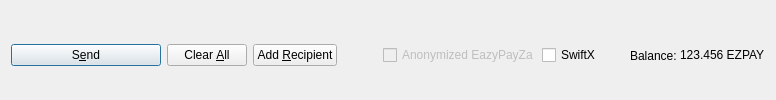
         <widget class="QFrame" name="frame_Send">
          <layout class="QHBoxLayout" name="horizontalLayout">
           <property name="bottomMargin">
            <number>0</number>
           </property>
           <item>
            <widget class="QPushButton" name="sendButton">
             <property name="minimumSize">
              <size>
               <width>150</width>
               <height>0</height>
              </size>
             </property>
             <property name="toolTip">
              <string>Confirm the send action</string>
             </property>
             <property name="text">
              <string>S&amp;end</string>
             </property>
             <property name="autoDefault">
              <bool>false</bool>
             </property>
             <property name="default">
              <bool>true</bool>
             </property>
            </widget>
           </item>
           <item>
            <widget class="QPushButton" name="clearButton">
             <property name="sizePolicy">
              <sizepolicy hsizetype="Minimum" vsizetype="Fixed">
               <horstretch>0</horstretch>
               <verstretch>0</verstretch>
              </sizepolicy>
             </property>
             <property name="toolTip">
              <string>Clear all fields of the form.</string>
             </property>
             <property name="text">
              <string>Clear &amp;All</string>
             </property>
             <property name="autoDefault">
              <bool>false</bool>
             </property>
            </widget>
           </item>
           <item>
            <widget class="QPushButton" name="addButton">
             <property name="toolTip">
              <string>Send to multiple recipients at once</string>
             </property>
             <property name="text">
              <string>Add &amp;Recipient</string>
             </property>
             <property name="autoDefault">
              <bool>false</bool>
             </property>
            </widget>
           </item>
           <item>
            <spacer name="horizontalSpacer">
             <property name="orientation">
              <enum>Qt::Horizontal</enum>
             </property>
             <property name="sizeHint" stdset="0">
              <size>
               <width>40</width>
               <height>20</height>
              </size>
             </property>
            </spacer>
           </item>
           <item>
            <layout class="QHBoxLayout" name="horizontalLayout_2">
             <property name="spacing">
              <number>3</number>
             </property>
             <item>
              <widget class="QCheckBox" name="checkzEZPAY">
               <property name="enabled">
                <bool>false</bool>
               </property>
               <property name="text">
                <string>Anonymized EazyPayZa</string>
               </property>
              </widget>
             </item>
             <item>
              <widget class="QCheckBox" name="checkSwiftTX">
               <property name="enabled">
                <bool>true</bool>
               </property>
               <property name="minimumSize">
                <size>
                 <width>85</width>
                 <height>0</height>
                </size>
               </property>
               <property name="text">
                <string>SwiftX</string>
               </property>
              </widget>
             </item>
             <item>
              <widget class="QLabel" name="labelForBalance">
               <property name="text">
                <string>Balance:</string>
               </property>
              </widget>
             </item>
             <item>
              <widget class="QLabel" name="labelBalance">
               <property name="sizePolicy">
                <sizepolicy hsizetype="Preferred" vsizetype="Fixed">
                 <horstretch>0</horstretch>
                 <verstretch>0</verstretch>
                </sizepolicy>
               </property>
               <property name="cursor">
                <cursorShape>IBeamCursor</cursorShape>
               </property>
               <property name="text">
                <string notr="true">123.456 EZPAY</string>
               </property>
               <property name="textInteractionFlags">
                <set>Qt::LinksAccessibleByMouse|Qt::TextSelectableByKeyboard|Qt::TextSelectableByMouse</set>
               </property>
              </widget>
             </item>
            </layout>
           </item>
          </layout>
         </widget>
